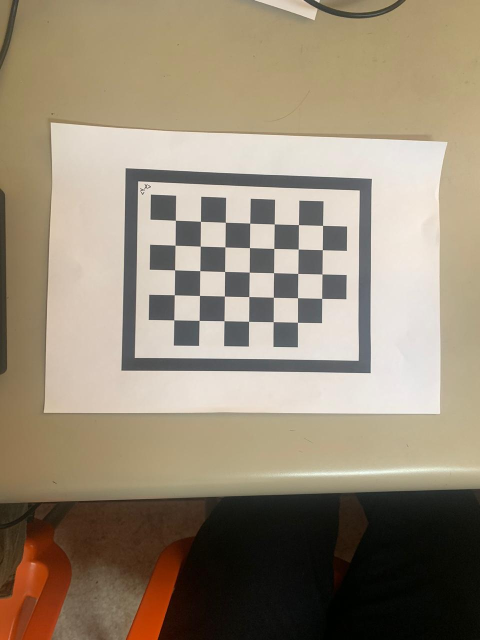
#> input picture Proyecto Final/calibration_images/WhatsApp Image 2024-07-11 at 4.03.31 PM (1).png, 960 x 1280 px (shown at 1/2 size); its folder holds only this picture in this run
$ python -i cameraCalibrator.py   (imports and definitions only)
#> lines starting #> are read from the running program, lines starting #| are printed output that depends on the picture; after the words box and inside, x2 and y2 are one past the last pixel; in counts of white or black regions, pixels touching at a corner belong together
### Proyecto Final/utils.py
import cv2
import numpy as np
import math


def outerContour(contour, gray, margin=10):

    kernel = np.ones((margin, margin), np.uint8)
    mask = np.zeros(gray.shape[:2], dtype=np.uint8)
    cv2.fillConvexPoly(mask, contour, 255)
    eroded = cv2.erode(mask, kernel)
    mask = cv2.bitwise_xor(eroded, mask)

    mean = cv2.mean(gray, mask)
    return mean[0]


# [25 lines left out: functions loadIntrinsics, sortCorners, findPointsInsidePoly, not called in this run]


def createRays(pts, K_inv):
    return [np.matmul(K_inv, p) for p in pts]


# [51 lines left out: functions linePlaneIntersection, findPlaneFromHomography, fitPlane, not called in this run]

### Proyecto Final/cameraCalibrator.py
import glob
import os
import sys
import getopt

import cv2
import numpy as np

from utils import outerContour

warpedW = 700
warpedH = 900


def checkBlankArea(warped):

    roi = warped[75:160, 510:635]
    mean = cv2.mean(roi)
    return mean[0]

def removeXYSigns(warped):

    points = np.array(
        [[[97, 869], [36, 858], [27, 810], [74, 810], [94, 832]]])
    cv2.fillPoly(warped, points, (255, 255, 255))


def findRectanglePatterns(gray):

    thresh = cv2.threshold(
        gray, 0, 255, cv2.THRESH_BINARY + cv2.THRESH_OTSU)[1]

    contours, hierarchy = cv2.findContours(
        thresh, cv2.RETR_TREE, cv2.CHAIN_APPROX_NONE)

    polys = []
    minContourLength = 300
    for contour in contours:
        if len(contour) >= minContourLength:
            epsilon = 0.05 * cv2.arcLength(contour, True)
            curve = cv2.approxPolyDP(contour, epsilon, True)
            if len(curve) == 4 and cv2.isContourConvex(curve):
                polys.append(curve)

    polys.sort(key=lambda x: outerContour(x, thresh), reverse=False)
    return polys


def findRectanglePatternHomography(gray):

    polys = findRectanglePatterns(gray)
    biggerContour = polys[0]

    destPoints: np.ndarray = np.array(
        [[[0, warpedH]], [[0, 0]], [[warpedW, 0]], [[warpedW, warpedH]]])
    M = cv2.findHomography(biggerContour, destPoints)[0]
    warped = cv2.warpPerspective(gray, M, (warpedW, warpedH))

    currMax = checkBlankArea(warped)
    for i in range(3):
        biggerContour = np.roll(biggerContour, shift=1, axis=0)
        M2 = cv2.findHomography(biggerContour, destPoints)[0]
        rotated = cv2.warpPerspective(gray, M2, (warpedW, warpedH))
        rotatedScore = checkBlankArea(rotated)
        if rotatedScore > currMax:
            M = M2
            warped = rotated
            currMax = rotatedScore

    removeXYSigns(warped)

    return M, biggerContour, warped


def genExpectedChessboardCorners(width=160, height=200, excludeTrickyPoints=True):

    outerBorderPoints = [[0, 0], [160, 0], [160, 200], [0, 200]]
    innerBorderPoints = [[10, 10], [150, 10], [150, 190]]
    innerChessboardPoints = \
        [[20, j] for j in range(40, 180, 20)] + \
        [[i, j] for i in range(40, 120, 20) for j in range(20, 200, 20)] + \
        [[120, j] for j in range(40, 200, 20)] + \
        [[140, j] for j in range(60, 180, 20)]

    if excludeTrickyPoints == False:
        innerBorderPoints.append([10, 190])
        innerChessboardPoints.append([20, 180])

    innerPoints = innerBorderPoints + innerChessboardPoints
    transformedInnerPoints = [
        [[x / width * warpedW, y / height * warpedH]] for x, y in innerPoints]
    transformedOuterPoints = [
        [[x / width * warpedW, y / height * warpedH]] for x, y in outerBorderPoints]
    return np.array(transformedInnerPoints, dtype=np.float32), np.array(transformedOuterPoints, dtype=np.float32)


def findChessboardCorners(H, rectangle, cropped, gray, useOuterPoints=False):

    imagePoints = []
    objectPoints = []

    innerTargetPoints, outerTargetPoints = genExpectedChessboardCorners()

    zeroZone = (-1, -1)
    criteria = (cv2.TERM_CRITERIA_EPS + cv2.TermCriteria_COUNT, 2000, 0.01)
    refinedInnerPoints = cv2.cornerSubPix(
        cropped, innerTargetPoints, (32, 32), zeroZone, criteria)
    refinedOuterPoints = cv2.cornerSubPix(
        gray, outerTargetPoints, (4, 4), zeroZone, criteria)

    H_inv = np.linalg.inv(H)
    projectedInner = cv2.perspectiveTransform(refinedInnerPoints, H_inv)
    projectedOuter = cv2.perspectiveTransform(refinedOuterPoints, H_inv)

    if useOuterPoints:
        innerTargetPoints.extend(outerTargetPoints)
        projectedInner.extend(projectedOuter)

    for t, p in zip(innerTargetPoints, projectedInner):
        tx, ty = t[0]
        px, py = p[0]
        objectPoints.append([tx, ty, 0.0])
        imagePoints.append([px, py])

    return imagePoints, objectPoints


def run(debug=False):
#> called with debug = False
    imagePoints = []
    objectPoints = []

    i = 0
    for file in glob.glob("./calibration_images/*.png"):
        img = cv2.imread(file)
#> img is the input picture: shape (1280, 960, 3); mean B, G, R 117.9, 137.7, 150.9
        gray = cv2.cvtColor(img, cv2.COLOR_RGBA2GRAY)

        H, rectangle, cropped = findRectanglePatternHomography(gray)
#> in findRectanglePatterns, `thresh = cv2.threshold( gray, 0, 255, cv2.THRESH_BINARY + cv2.THRESH_O..`:
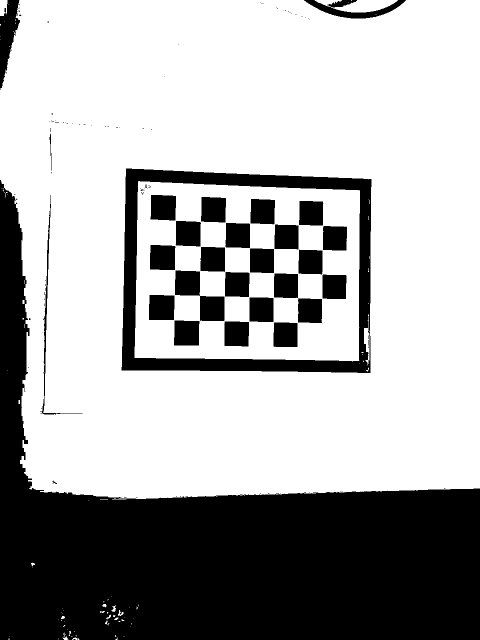
#> thresh: shape (1280, 960) (shown at 1/2 size); 66.6% white; 119 black regions (89 under 20 px)
#> in findRectanglePatterns, `contours, hierarchy = cv2.findContours( thresh, cv2.RETR_TREE, cv2.CHA..`: contours = 252 contours, 209 with area under 20; largest, box (x1, y1, x2, y2) and area: (0, 0, 960, 999) 907549, (242, 336, 744, 747) 195590, (269, 362, 720, 722) 153824, (297, 589, 350, 641) 2588, (300, 389, 353, 442) 2546
#> the loop in findRectanglePatterns, `for contour in contours:` made 252 passes
#> (epsilon, curve) on passes 88, 129, 133, 157: (217.9, [[38, 0], [58, 976], [959, 976], [959, 0]]), (53.56, [[101, 389], [86, 824], [164, 827], [82, 823]]), (89.94, [[251, 337], [742, 357], [741, 745], [243, 741]]), (79.92, [[276, 363], [269, 715], [717, 721], [718, 380]])
#> after the loop in findRectanglePatterns, `for contour in contours:`: polys = 3 contours; box (x1, y1, x2, y2) and area: (38, 0, 960, 977) 889136, (243, 337, 743, 746) 195876, (269, 363, 719, 722) 154238
#> in outerContour, `mask = cv2.bitwise_xor(eroded, mask)`:
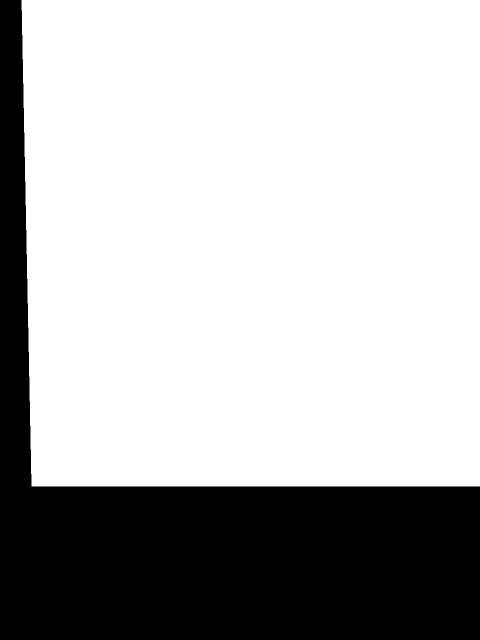
#> eroded: shape (1280, 960) (shown at 1/2 size); 71.8% white; 1 black region, box (x1, y1, x2, y2) and area: (0, 0, 960, 1280) 346327
#> in outerContour, `mean = cv2.mean(gray, mask)`: mean = (244.3, 0, 0, 0)
#> call 3 of outerContour, with contour = array of shape (4, 1, 2), margin = 10
#> in outerContour (call 3), `mask = cv2.bitwise_xor(eroded, mask)`:
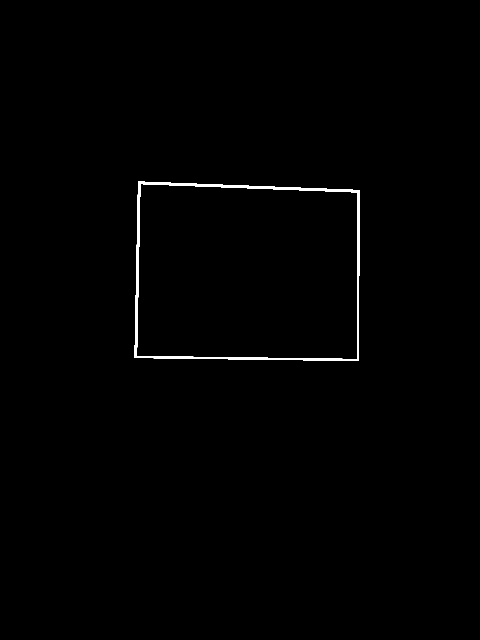
#> mask: shape (1280, 960) (shown at 1/2 size); 0.59% white; 1 white region
#> in outerContour (call 3), `mean = cv2.mean(gray, mask)`: mean = (237.4, 0, 0, 0)
#> in findRectanglePatternHomography, `biggerContour = polys[0]`: biggerContour = [[251, 337], [742, 357], [741, 745], [243, 741]]
#> in findRectanglePatternHomography, `M = cv2.findHomography(biggerContour, destPoints)[0]`: M = [[-0.0709, 1.74, -568.4], [-1.82, -0.00468, 1349], [-8.15e-05, 3.31e-05, 1]]
#> in checkBlankArea, `mean = cv2.mean(roi)`: mean = (225.2, 0, 0, 0)
#> in findRectanglePatternHomography, `currMax = checkBlankArea(warped)`: currMax = 225.2
#> the loop in findRectanglePatternHomography, `for i in range(3):` made 3 passes
#> (biggerContour, mean in checkBlankArea, rotatedScore) on passes 1 to 3: ([[243, 741], [251, 337], [742, 357], [741, 745]], (193.3, 0, 0, 0), 193.3), ([[741, 745], [243, 741], [251, 337], [742, 357]], (140.2, 0, 0, 0), 140.2), ([[742, 357], [741, 745], [243, 741], [251, 337]], (185.4, 0, 0, 0), 185.4)
#> pass 1, in checkBlankArea (call 2), `roi = warped[75:160, 510:635]`:
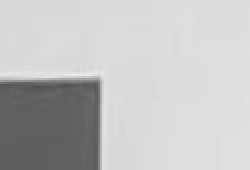
#> roi: shape (85, 125) (shown 2 times larger); min 81, max 235, mean 193.3
#> pass 2, in checkBlankArea (call 3), `roi = warped[75:160, 510:635]`:
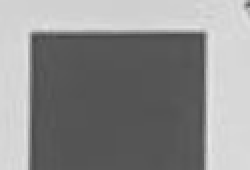
#> roi: shape (85, 125) (shown 2 times larger); min 71, max 233, mean 140.2
#> after the loop in findRectanglePatternHomography, `for i in range(3):`:
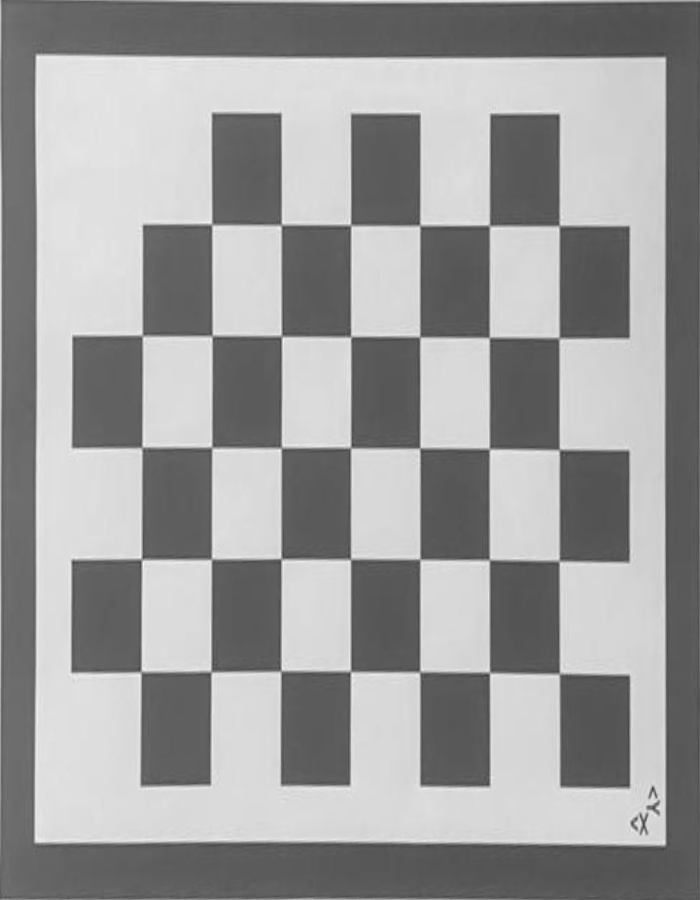
#> rotated: shape (900, 700); min 59, max 250, mean 155.3
#> in removeXYSigns, `cv2.fillPoly(warped, points, (255, 255, 255))`:
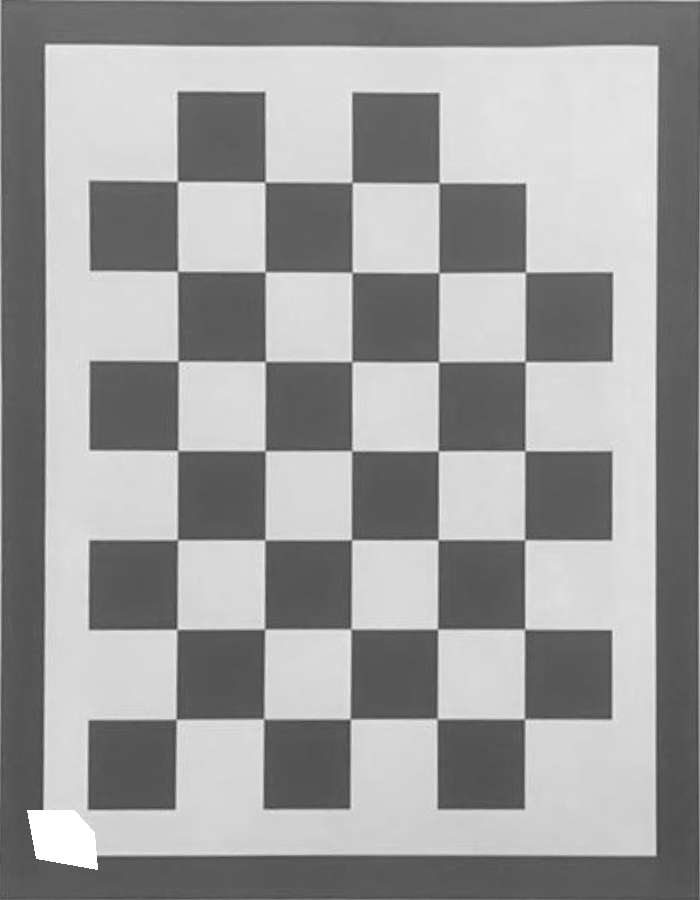
#> warped: shape (900, 700); min 58, max 255, mean 155.8
#> H has the same summary as M in findRectanglePatternHomography; rectangle = [[742, 357], [741, 745], [243, 741], [251, 337]]

        imgImagePoints, imgObjectPoints = findChessboardCorners(
            H, rectangle, cropped, gray)
#> in findChessboardCorners, `refinedInnerPoints = cv2.cornerSubPix( cropped, innerTargetPoints, (32..`: refinedInnerPoints = 60 rows, first 8: [44.54, 43.82], [657.9, 45.48], [655.9, 855.6], [88.72, 180.4], [89.76, 270.5], [89.3, 360.6], [89.14, 449.9], [88.9, 539.9]
#> in findChessboardCorners, `refinedOuterPoints = cv2.cornerSubPix( gray, outerTargetPoints, (4, 4)..`: refinedOuterPoints = [[0, 0], [700, 0], [700, 900], [0, 900]]
#> in findChessboardCorners, `H_inv = np.linalg.inv(H)`: H_inv = [[-0.0164, -0.585, 780], [0.568, -0.039, 375.3], [-2.01e-05, -4.64e-05, 1.05]]
#> in findChessboardCorners, `projectedInner = cv2.perspectiveTransform(refinedInnerPoints, H_inv)`: projectedInner = 60 rows, first 8: [718.9, 380.5], [716.9, 721.1], [269, 715.5], [646.5, 402.1], [598.2, 400.9], [549.6, 398.9], [501, 397], [451.6, 395.1]
#> in findChessboardCorners, `projectedOuter = cv2.perspectiveTransform(refinedOuterPoints, H_inv)`: projectedOuter = [[742, 357], [741, 745], [243, 741], [251, 337]]
#> the loop in findChessboardCorners, `for t, p in zip(innerTargetPoints, projectedInner):` made 60 passes
#> (tx, ty, px, py) on passes 1 to 8: (44.54, 43.82, 718.9, 380.5), (657.9, 45.48, 716.9, 721.1), (655.9, 855.6, 269, 715.5), (88.72, 180.4, 646.5, 402.1), (89.76, 270.5, 598.2, 400.9), (89.3, 360.6, 549.6, 398.9), (89.14, 449.9, 501, 397), (88.9, 539.9, 451.6, 395.1)
#> after the loop in findChessboardCorners, `for t, p in zip(innerTargetPoints, projectedInner):`: imagePoints = 60 pairs, first value 269 to 718.9, second value 380.5 to 721.1; objectPoints = 60 items, first 6: [44.54, 43.82, 0], [657.9, 45.48, 0], [655.9, 855.6, 0], [88.72, 180.4, 0], [89.76, 270.5, 0], [89.3, 360.6, 0]
#> imgImagePoints has the same summary as imagePoints in findChessboardCorners; imgObjectPoints has the same summary as objectPoints in findChessboardCorners
        imagePoints.append(imgImagePoints)
        objectPoints.append(imgObjectPoints)

        if debug:
            cv2.drawContours(img, [rectangle], -1, (255, 0, 0))
            for c in imgImagePoints:
                px, py = c
                px, py = int(px), int(py)
                cv2.circle(img, (px, py), 3, (0, 0, 255), -1)
            cv2.imshow(file, img)
            cv2.waitKey(1)

        print(f"Image {i}/50")
        i += 1

    imagePoints = np.array(imagePoints, dtype=np.float32)
    imagePoints = np.reshape(
        imagePoints, (imagePoints.shape[0], imagePoints.shape[1], 1, 2)
    )
    objectPoints = np.array(objectPoints, dtype=np.float32)
#> objectPoints = 60 rows, first 8: [44.54, 43.82, 0], [657.9, 45.48, 0], [655.9, 855.6, 0], [88.72, 180.4, 0], [89.76, 270.5, 0], [89.3, 360.6, 0], [89.14, 449.9, 0], [88.9, 539.9, 0]

    ret, K, dist, rvecs, tvecs = cv2.calibrateCamera(
        objectPoints, imagePoints, (img.shape[0], img.shape[1]), None, None
    )
#> ret = 1.97e-05; K = [[2810.6, 0, 639.5], [0, 2856.8, 479.5], [0, 0, 1]]; dist = [[-1.62e-06, 0.000108, 3.06e-07, 3.01e-07, 1.45e-05]]; rvecs = ([-0.26, -0.105, 1.58],); tvecs = ([188.8, -221.9, 5176],)
    print(f"\n\nRMS: {ret}")
#| RMS: 1.9657186446358998e-05
    print(f"\nK: {K}")
#| K: [[2.81058103e+03 0.00000000e+00 6.39499873e+02]
#|  [0.00000000e+00 2.85678083e+03 4.79500271e+02]
#|  [0.00000000e+00 0.00000000e+00 1.00000000e+00]]
    print(f"Distortion parameters:\n{dist}")
#| Distortion parameters:
#| [[-1.62165728e-06  1.07990489e-04  3.06150794e-07  3.01156801e-07
#|    1.45170620e-05]]
    print(f"\nImages used for calibration: {imagePoints.shape[0]}/50")
#| Images used for calibration: 1/50

    Kfile = cv2.FileStorage("intrinsics.xml", cv2.FILE_STORAGE_WRITE)
    Kfile.write("RMS", ret)
    Kfile.write("K", K)
    Kfile.write("dist", dist)
    Kfile.release()
    print("Saved intrinsics in intrinsics.xml")

    if debug:
        cv2.waitKey(0)
        cv2.destroyAllWindows()

# [4 lines left out: function run_main, not called in this run]

>>> result = run()

$ run again, on Proyecto Final/calibration_images/WhatsApp Image 2024-07-11 at 4.03.32 PM (1).png
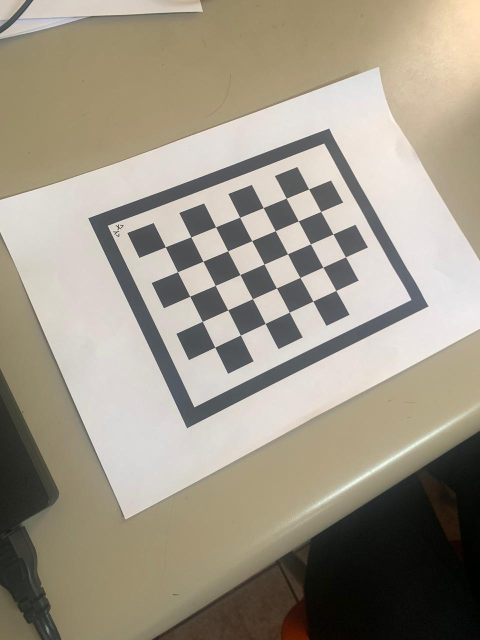
#> input picture Proyecto Final/calibration_images/WhatsApp Image 2024-07-11 at 4.03.32 PM (1).png, 960 x 1280 px (shown at 1/2 size)
#> in run, img is the input picture: shape (1280, 960, 3); mean B, G, R 135, 150.3, 158.1
#> in findRectanglePatterns, `thresh = cv2.threshold( gray, 0, 255, cv2.THRESH_BINARY + cv2.THRESH_O..`:
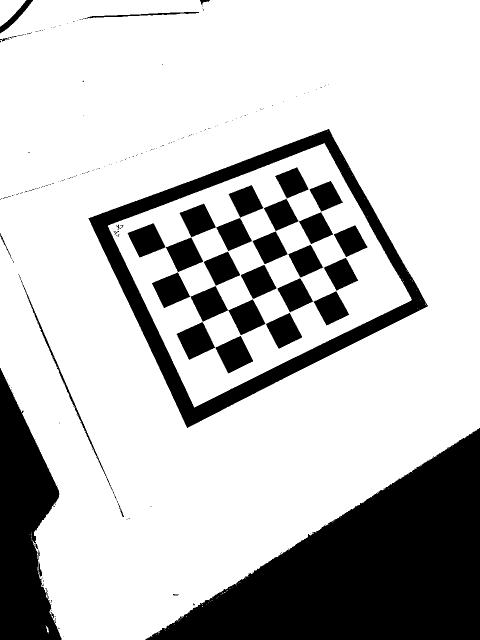
#> thresh: shape (1280, 960) (shown at 1/2 size); 75.7% white; 214 black regions (176 under 20 px)
#> contours = 359 contours, 319 with area under 20; largest, box (x1, y1, x2, y2) and area: (0, 0, 960, 1280) 1040108, (176, 257, 857, 857) 227700, (216, 286, 824, 815) 178838, (352, 643, 431, 721) 3396, (430, 671, 507, 748) 3301
#> the loop in findRectanglePatterns, `for contour in contours:` made 359 passes
#> (epsilon, curve) on passes 44, 134, 241, 266, 355: (226.9, [[959, 0], [0, 67], [123, 1279], [959, 855]]), (51.21, [[45, 566], [224, 981]]), (103.9, [[657, 257], [856, 612], [374, 856], [176, 436]]), (92.35, [[648, 286], [216, 451], [388, 814], [823, 599]]), (24.16, [[398, 24], [165, 37]])
#> after the loop in findRectanglePatterns, `for contour in contours:`: polys = 3 contours; box (x1, y1, x2, y2) and area: (0, 0, 960, 1280) 942664, (176, 257, 857, 857) 228564, (216, 286, 824, 815) 179488
#> in outerContour, `mean = cv2.mean(gray, mask)`: mean = (245.4, 0, 0, 0)
#> in findRectanglePatternHomography, `biggerContour = polys[0]`: biggerContour = [[657, 257], [856, 612], [374, 856], [176, 436]]
#> in findRectanglePatternHomography, `M = cv2.findHomography(biggerContour, destPoints)[0]`: M = [[-1.3, 0.727, 665.5], [-0.944, -1.86, 1948.5], [-0.000184, 0.000252, 1]]
#> in checkBlankArea, `mean = cv2.mean(roi)`: mean = (186.9, 0, 0, 0)
#> in findRectanglePatternHomography, `currMax = checkBlankArea(warped)`: currMax = 186.9
#> the loop in findRectanglePatternHomography, `for i in range(3):` made 3 passes
#> (biggerContour, mean in checkBlankArea, rotatedScore, currMax) on pass 1: ([[176, 436], [657, 257], [856, 612], [374, 856]], (224.9, 0, 0, 0), 224.9, 224.9)
#> after the loop in findRectanglePatternHomography, `for i in range(3):`: currMax = 224.9
#> in removeXYSigns, `cv2.fillPoly(warped, points, (255, 255, 255))`:
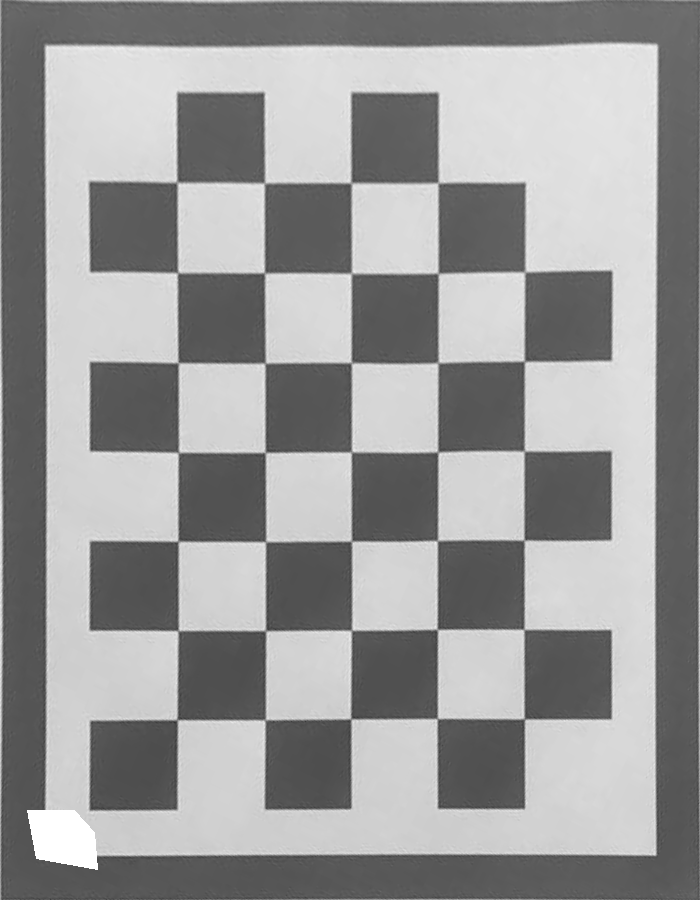
#> warped: shape (900, 700); min 47, max 255, mean 153
#> H = [[0.605, 1.63, -815.5], [-1.67, 0.935, 855.6], [-0.000184, 0.000252, 1]]; rectangle = [[856, 612], [374, 856], [176, 436], [657, 257]]
#> refinedInnerPoints = 60 rows, first 8: [44.75, 44.88], [657.3, 44], [655.7, 855.1], [89.08, 181.3], [89.66, 271.2], [89.75, 361.6], [89.49, 450.6], [90.04, 540.8]
#> refinedOuterPoints = [[0, 0], [699.3, 3.38], [700, 900], [0, 900]]
#> H_inv = [[0.233, -0.592, 696.1], [0.488, 0.147, 272.3], [-8.02e-05, -0.000146, 1.06]]
#> projectedInner = 60 rows, first 8: [647.9, 286.6], [822.6, 599.5], [388.2, 814.2], [594.1, 333.8], [549.4, 351.5], [503.1, 369.5], [456.3, 387.5], [407.8, 406.6]
#> projectedOuter = [[657, 257], [854.2, 612.4], [374, 856], [176, 436]]
#> the loop in findChessboardCorners, `for t, p in zip(innerTargetPoints, projectedInner):` made 60 passes
#> (tx, ty, px, py) on passes 1 to 8: (44.75, 44.88, 647.9, 286.6), (657.3, 44, 822.6, 599.5), (655.7, 855.1, 388.2, 814.2), (89.08, 181.3, 594.1, 333.8), (89.66, 271.2, 549.4, 351.5), (89.75, 361.6, 503.1, 369.5), (89.49, 450.6, 456.3, 387.5), (90.04, 540.8, 407.8, 406.6)
#> after the loop in findChessboardCorners, `for t, p in zip(innerTargetPoints, projectedInner):`: imagePoints = 60 pairs, first value 278.4 to 822.6, second value 286.6 to 814.2; objectPoints = 60 items, first 6: [44.75, 44.88, 0], [657.3, 44, 0], [655.7, 855.1, 0], [89.08, 181.3, 0], [89.66, 271.2, 0], [89.75, 361.6, 0]
#> imgImagePoints has the same summary as imagePoints in findChessboardCorners; imgObjectPoints has the same summary as objectPoints in findChessboardCorners
#> in run, `objectPoints = np.array(objectPoints, dtype=np.float32)`: objectPoints = 60 rows, first 8: [44.75, 44.88, 0], [657.3, 44, 0], [655.7, 855.1, 0], [89.08, 181.3, 0], [89.66, 271.2, 0], [89.75, 361.6, 0], [89.49, 450.6, 0], [90.04, 540.8, 0]
#> ret = 1.89e-05; K = [[1744.6, 0, 639.5], [0, 1812.8, 479.5], [0, 0, 1]]; dist = [[-7.48e-06, 2.6e-05, -3.83e-08, -1.69e-07, 0.000764]]; rvecs = ([-0.534, -0.0294, 1.09],); tvecs = ([31.03, -379.7, 3093.2],)
#| RMS: 1.8858217058820717e-05
#| K: [[1.74456193e+03 0.00000000e+00 6.39499994e+02]
#|  [0.00000000e+00 1.81276753e+03 4.79499711e+02]
#|  [0.00000000e+00 0.00000000e+00 1.00000000e+00]]
#| Distortion parameters:
#| [[-7.47710653e-06  2.59980366e-05 -3.82506331e-08 -1.69162164e-07
#|    7.64101195e-04]]
#| Images used for calibration: 1/50
